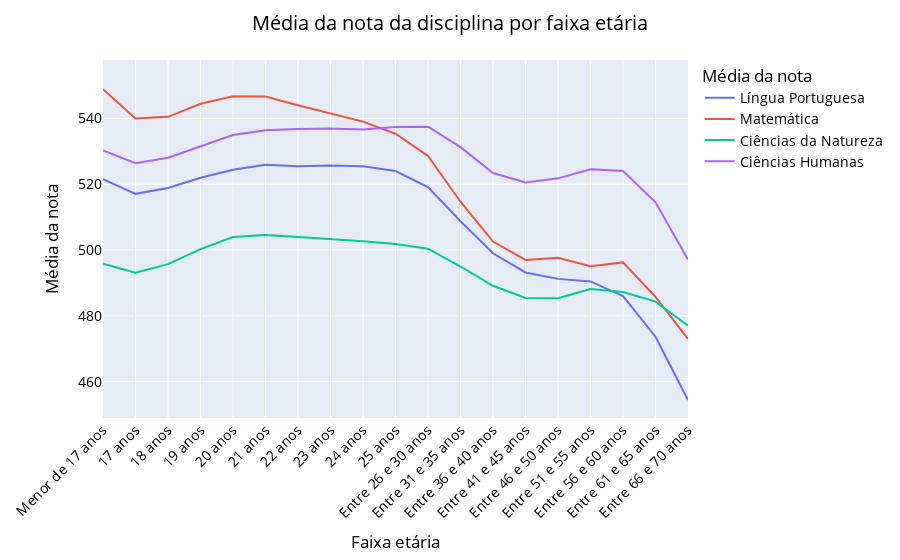

The cell this chart's notebook holds for it:
### Code cell
notasAgrupadas['faixa_etaria'] = notasAgrupadas.index.map(dic_idade)

# Renomeando as colunas no DataFrame
notasAgrupadas.rename(columns={'NU_NOTA_LC': 'Língua Portuguesa', 'NU_NOTA_MT': 'Matemática',
                                'NU_NOTA_CN': 'Ciências da Natureza', 'NU_NOTA_CH': 'Ciências Humanas'},
                      inplace=True)

# Plotando o gráfico
grafico_notas = px.line(notasAgrupadas, x='faixa_etaria', y=['Língua Portuguesa', 'Matemática', 'Ciências da Natureza', 'Ciências Humanas'],
                        labels={'variable': 'Média da nota'})

# Definindo os nomes dos eixos
grafico_notas.update_layout(
    xaxis_title= 'Faixa etária',
    yaxis_title= 'Média da nota',
    title= 'Média da nota da disciplina por faixa etária',
    title_x=0.5,
    font=dict(
        size=14,
        color="black"
    ),
    xaxis_tickangle=-45
)


grafico_notas.show()

### Figure 1 — Plotly figure (JSON) as saved in the notebook; plotly's stock layout.template omitted (floating-point values rounded to 4 significant figures)
{"data": [{"hovertemplate": "Média da nota=Língua Portuguesa<br>faixa_etaria=%{x}<br>value=%{y}<extra></extra>", "legendgroup": "Língua Portuguesa", "line": {"color": "#636efa", "dash": "solid"}, "marker": {"symbol": "circle"}, "mode": "lines", "name": "Língua Portuguesa", "orientation": "v", "showlegend": true, "type": "scatter", "x": [null, "Menor de 17 anos", "17 anos", "18 anos", "19 anos", "20 anos", "21 anos", "22 anos", "23 anos", "24 anos", "25 anos", "Entre 26 e 30 anos", "Entre 31 e 35 anos", "Entre 36 e 40 anos", "Entre 41 e 45 anos", "Entre 46 e 50 anos", "Entre 51 e 55 anos", "Entre 56 e 60 anos", "Entre 61 e 65 anos", "Entre 66 e 70 anos"], "xaxis": "x", "y": [522.5, 521.5, 517.1, 518.9, 522.0, 524.4, 525.9, 525.4, 525.7, 525.5, 524.0, 519.1, 508.8, 499.0, 493.2, 491.2, 490.5, 486.0, 473.7, 454.4], "yaxis": "y"}, {"hovertemplate": "Média da nota=Matemática<br>faixa_etaria=%{x}<br>value=%{y}<extra></extra>", "legendgroup": "Matemática", "line": {"color": "#EF553B", "dash": "solid"}, "marker": {"symbol": "circle"}, "mode": "lines", "name": "Matemática", "orientation": "v", "showlegend": true, "type": "scatter", "x": [null, "Menor de 17 anos", "17 anos", "18 anos", "19 anos", "20 anos", "21 anos", "22 anos", "23 anos", "24 anos", "25 anos", "Entre 26 e 30 anos", "Entre 31 e 35 anos", "Entre 36 e 40 anos", "Entre 41 e 45 anos", "Entre 46 e 50 anos", "Entre 51 e 55 anos", "Entre 56 e 60 anos", "Entre 61 e 65 anos", "Entre 66 e 70 anos"], "xaxis": "x", "y": [552.3, 548.9, 540.0, 540.5, 544.5, 546.8, 546.6, 544.0, 541.4, 539.0, 535.4, 528.6, 514.7, 502.6, 497.0, 497.6, 495.1, 496.3, 485.8, 473.0], "yaxis": "y"}, {"hovertemplate": "Média da nota=Ciências da Natureza<br>faixa_etaria=%{x}<br>value=%{y}<extra></extra>", "legendgroup": "Ciências da Natureza", "line": {"color": "#00cc96", "dash": "solid"}, "marker": {"symbol": "circle"}, "mode": "lines", "name": "Ciências da Natureza", "orientation": "v", "showlegend": true, "type": "scatter", "x": [null, "Menor de 17 anos", "17 anos", "18 anos", "19 anos", "20 anos", "21 anos", "22 anos", "23 anos", "24 anos", "25 anos", "Entre 26 e 30 anos", "Entre 31 e 35 anos", "Entre 36 e 40 anos", "Entre 41 e 45 anos", "Entre 46 e 50 anos", "Entre 51 e 55 anos", "Entre 56 e 60 anos", "Entre 61 e 65 anos", "Entre 66 e 70 anos"], "xaxis": "x", "y": [491.4, 495.9, 493.1, 495.7, 500.3, 504.0, 504.6, 504.0, 503.4, 502.7, 501.8, 500.4, 495.0, 489.1, 485.4, 485.4, 488.2, 487.3, 484.3, 477.0], "yaxis": "y"}, {"hovertemplate": "Média da nota=Ciências Humanas<br>faixa_etaria=%{x}<br>value=%{y}<extra></extra>", "legendgroup": "Ciências Humanas", "line": {"color": "#ab63fa", "dash": "solid"}, "marker": {"symbol": "circle"}, "mode": "lines", "name": "Ciências Humanas", "orientation": "v", "showlegend": true, "type": "scatter", "x": [null, "Menor de 17 anos", "17 anos", "18 anos", "19 anos", "20 anos", "21 anos", "22 anos", "23 anos", "24 anos", "25 anos", "Entre 26 e 30 anos", "Entre 31 e 35 anos", "Entre 36 e 40 anos", "Entre 41 e 45 anos", "Entre 46 e 50 anos", "Entre 51 e 55 anos", "Entre 56 e 60 anos", "Entre 61 e 65 anos", "Entre 66 e 70 anos"], "xaxis": "x", "y": [529.4, 530.3, 526.4, 528.0, 531.5, 535.0, 536.4, 536.8, 536.9, 536.6, 537.4, 537.5, 531.3, 523.4, 520.6, 521.8, 524.6, 524.0, 514.5, 497.2], "yaxis": "y"}], "layout": {"font": {"color": "black", "size": 14}, "legend": {"title": {"text": "Média da nota"}, "tracegroupgap": 0}, "margin": {"t": 60}, "title": {"text": "Média da nota da disciplina por faixa etária", "x": 0.5}, "xaxis": {"anchor": "y", "domain": [0, 1], "tickangle": -45, "title": {"text": "Faixa etária"}}, "yaxis": {"anchor": "x", "domain": [0, 1], "title": {"text": "Média da nota"}}}}
